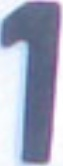
#> input picture dataset/number/number1.jpg, 63 x 166 px
$ python -i main.py   (imports and definitions only)
#> lines starting #> are read from the running program, lines starting #| are printed output that depends on the picture; after the words box and inside, x2 and y2 are one past the last pixel; in counts of white or black regions, pixels touching at a corner belong together
import os
import shutil
import cv2
import numpy as np

digit_w = 30
digit_h = 60


def takeSecond(elem):
    return elem[1]


def takeFirst(elem):
    return elem[0]


def takeChar(elem):
    return elem[2]


def Pretreatment(imgLP):
    grayImg = cv2.cvtColor(imgLP, cv2.COLOR_BGR2GRAY)
    ret, binImg = cv2.threshold(grayImg, 100, 255, cv2.THRESH_BINARY_INV + cv2.THRESH_OTSU)
    kerel3 = cv2.getStructuringElement(cv2.MORPH_RECT, (4, 1))
    binImg = cv2.morphologyEx(binImg, cv2.MORPH_DILATE, kerel3)
    return binImg


def contours_detect(binImg):
    cnts, _ = cv2.findContours(binImg, cv2.RETR_TREE, cv2.CHAIN_APPROX_NONE)
    return cnts


def draw_rects_on_img(img, cnts):
    imgtemp = img.copy()
    cv2.drawContours(imgtemp, cnts, -1, (0, 120, 0), 1)
    return imgtemp


plate_number = ''
coorarr = []
firstrow = []
lastrow = []
# [1 line that did not run here, left out]
plate_cascade = cv2.CascadeClassifier("dataset/detect_resource/cascade.xml")


def find_number(cnts, binImg, imgtemp):
    count = 0
    global plate_number
    global coorarr
    global firstrow
    global lastrow
    (himg, wimg, chanel) = imgtemp.shape
    if (wimg / himg > 2):
        hf = himg
        hl = himg * 0.8
    else:
        hf = 0.3 * himg
        hl = 0.5 * himg
    plate_number = ''
    for c in cnts:
        x, y, w, h = cv2.boundingRect(c)
        cv2.rectangle(imgtemp, (x, y), (x + w, y + h), (0, 255, 0), 1)
        if h / w > 1.5 and h / w < 4 and cv2.contourArea(c) > 4000 and h <= hl:
            cv2.rectangle(imgtemp, (x, y), (x + w, y + h), (0, 0, 255), 2)
            crop = imgtemp[y:y + h, x:x + w]
            count += 1
            cv2.imwrite('dataset/number/number%d.jpg' % count, crop)
            binImgtemp = binImg
            curr_num = binImgtemp[y:y + h, x:x + w]
            curr_num = cv2.resize(curr_num, dsize=(digit_w, digit_h))
            _, curr_num = cv2.threshold(curr_num, 30, 255, cv2.THRESH_BINARY)
            curr_num = np.array(curr_num, dtype=np.float32)
            curr_num = curr_num.reshape(-1, digit_w * digit_h)
            result = model_svm.predict(curr_num)[-1]
            result = int(result[0, 0])
            if result <= 9:
                result = str(result)
            else:
                result = chr(result)
            coorarr.append((x, y, result))
            cv2.putText(imgtemp, result, (x - 50, y + 50), cv2.FONT_HERSHEY_COMPLEX, 3, (0, 255, 0), 2, cv2.LINE_AA)
    coorarr.sort(key=takeSecond)
    firstrow = coorarr[:4]
    firstrow.sort(key=takeFirst)
    lastrow = coorarr[4:]
    lastrow.sort(key=takeFirst)
    for x, y, c in firstrow:
        plate_number += c
    for x, y, c in lastrow:
        plate_number += c
    return imgtemp, plate_number


def detect(img):
    (himg, wimg, chanel) = img.shape
    if (wimg / himg > 2):
        img = cv2.resize(img, dsize=(1000, 200))
    else:
        img = cv2.resize(img, dsize=(800, 500))
    binImg = Pretreatment(img)
    cnts = contours_detect(binImg)
    imgtemp = draw_rects_on_img(img, cnts)
    imgtemp2, sort_number = find_number(cnts, binImg, imgtemp)
    cv2.imshow('binary', binImg)
    cv2.imshow('result', imgtemp)
    print('License plates: ', sort_number)
    plate_number = ''
    coorarr.clear()
    return sort_number


def findLP_img(OriImg):
    shutil.rmtree('dataset/number', ignore_errors=True)
    os.mkdir('dataset/number')
    plates = plate_cascade.detectMultiScale(OriImg, 1.1, 3)
    img = OriImg
    for (x, y, w, h) in plates:
        cv2.rectangle(OriImg, (x, y), (x + w, y + h), (255, 0, 0), 1)
        img = OriImg[y:y + h, x:x + w]
        plate_num = detect(img)
        cv2.putText(OriImg, plate_num, (x, y - 10), cv2.FONT_HERSHEY_SIMPLEX, 0.9, (255, 0, 0), 2)
    cv2.imshow("Original image", OriImg)
    return img, plate_num


# [8 lines not run here, left out]

>>> import cv2
>>> picture = cv2.imread('dataset/number/number1.jpg')
#> picture is the input picture: shape (166, 63, 3); mean B, G, R 188, 165.7, 159.4
>>> result = detect(picture)
#> in detect, `img = cv2.resize(img, dsize=(800, 500))`:
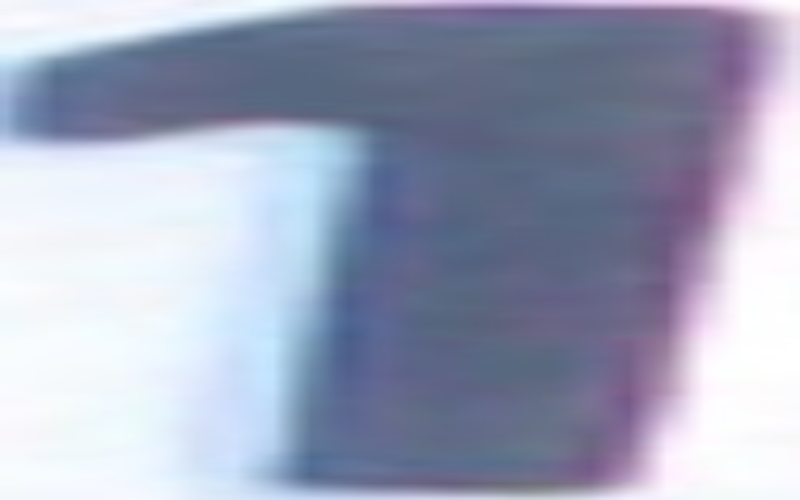
#> img: shape (500, 800, 3); mean of channels 0, 1, 2 187.9, 165.5, 159.3; drawn as B, G, R
#> in Pretreatment, `grayImg = cv2.cvtColor(imgLP, cv2.COLOR_BGR2GRAY)`:
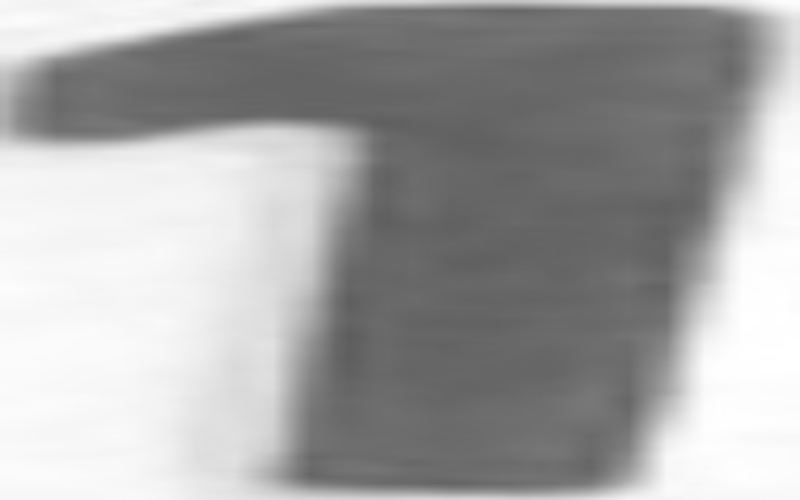
#> grayImg: shape (500, 800); min 92, max 255, mean 166.2
#> in Pretreatment, `ret, binImg = cv2.threshold(grayImg, 100, 255, cv2.THRESH_BINARY_INV +..`:
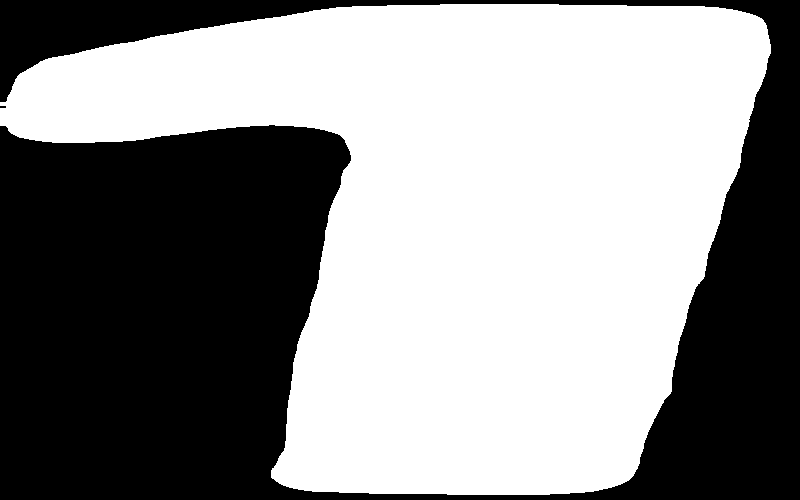
#> binImg: shape (500, 800); 55.9% white; 2 black regions (1 under 20 px), largest, box (x1, y1, x2, y2) and area: (0, 0, 800, 500) 176555
#> in Pretreatment, `ret, binImg = cv2.threshold(grayImg, 100, 255, cv2.THRESH_BINARY_INV +..`: ret = 173
#> in Pretreatment, `binImg = cv2.morphologyEx(binImg, cv2.MORPH_DILATE, kerel3)`:
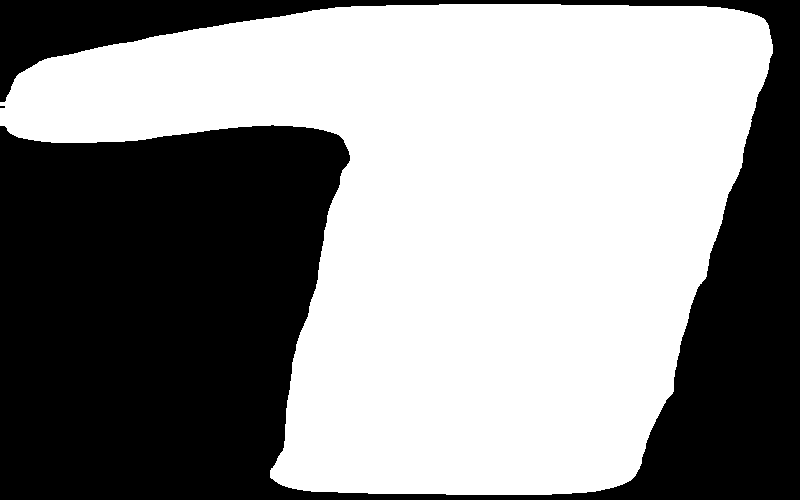
#> binImg: shape (500, 800); 56.2% white; 2 black regions (1 under 20 px)
#> in contours_detect, `cnts, _ = cv2.findContours(binImg, cv2.RETR_TREE, cv2.CHAIN_APPROX_NONE)`: cnts = 1 contour; box (x1, y1, x2, y2) and area: (0, 4, 773, 495) 223780
#> in draw_rects_on_img, `cv2.drawContours(imgtemp, cnts, -1, (0, 120, 0), 1)`:
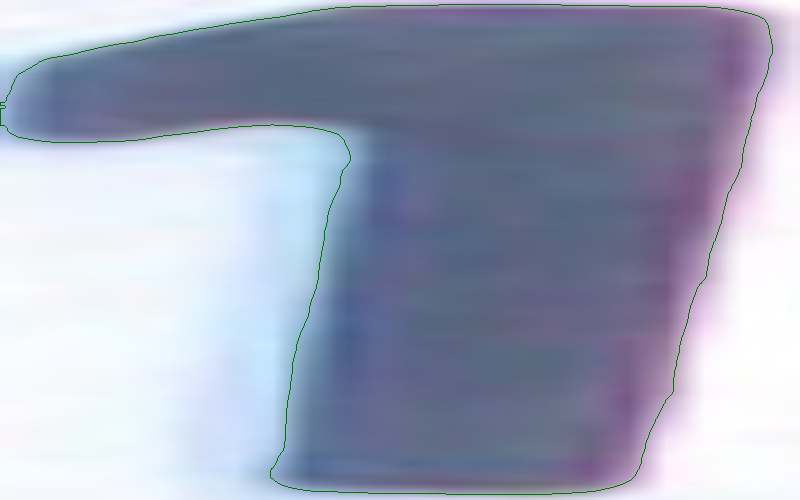
#> imgtemp: shape (500, 800, 3); 0.58% of pixels changed, all inside (x1, y1, x2, y2) = (0, 4, 773, 495); drawn as B, G, R
#> the loop in find_number, `for c in cnts:` made 1 pass
#> (x, y, w, h) on pass 1: (0, 4, 773, 491)
#> after the loop in find_number, `for c in cnts:`:
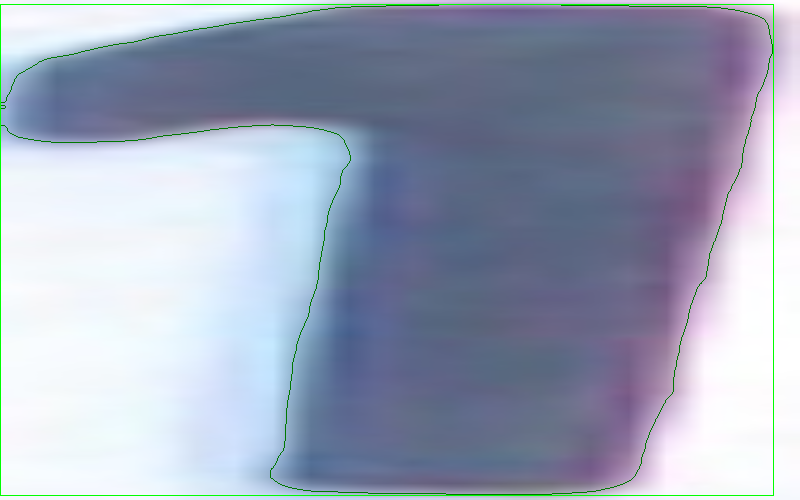
#> imgtemp: shape (500, 800, 3); 0.63% of pixels changed, all inside (x1, y1, x2, y2) = (0, 4, 774, 496); drawn as B, G, R
#> after the loop in find_number, `for c in cnts:`: coorarr = []; count = 0
#> in find_number, `firstrow = coorarr[:4]`: firstrow = []
#> after the loop in find_number, `for x, y, c in firstrow:`: plate_number = ''
#| License plates:
#> result = ''
